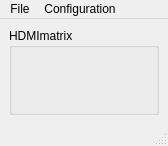
<?xml version="1.0" encoding="UTF-8"?>
<ui version="4.0">
 <class>MainWindow</class>
 <widget class="QMainWindow" name="MainWindow">
  <property name="geometry">
   <rect>
    <x>0</x>
    <y>0</y>
    <width>168</width>
    <height>146</height>
   </rect>
  </property>
  <property name="windowTitle">
   <string>MainWindow</string>
  </property>
  <widget class="QWidget" name="centralwidget">
   <layout class="QVBoxLayout" name="verticalLayout">
    <item>
     <widget class="QGroupBox" name="groupBox">
      <property name="title">
       <string>HDMImatrix</string>
      </property>
      <layout class="QGridLayout" name="gridLayout">
       <item row="0" column="0">
        <widget class="QLabel" name="label">
         <property name="text">
          <string/>
         </property>
        </widget>
       </item>
      </layout>
     </widget>
    </item>
   </layout>
  </widget>
  <widget class="QMenuBar" name="menubar">
   <property name="geometry">
    <rect>
     <x>0</x>
     <y>0</y>
     <width>168</width>
     <height>19</height>
    </rect>
   </property>
   <widget class="QMenu" name="menuFile">
    <property name="title">
     <string>File</string>
    </property>
    <addaction name="actionRead_Settings"/>
    <addaction name="separator"/>
    <addaction name="actionQuit"/>
   </widget>
   <widget class="QMenu" name="menuConfiguration">
    <property name="title">
     <string>Configuration</string>
    </property>
    <widget class="QMenu" name="menuSerial_Ports">
     <property name="title">
      <string>Serial Ports</string>
     </property>
     <addaction name="actionRescan"/>
     <addaction name="separator"/>
    </widget>
    <addaction name="menuSerial_Ports"/>
   </widget>
   <addaction name="menuFile"/>
   <addaction name="menuConfiguration"/>
  </widget>
  <widget class="QStatusBar" name="statusbar"/>
  <action name="actionQuit">
   <property name="text">
    <string>Quit</string>
   </property>
   <property name="shortcut">
    <string>Ctrl+Q</string>
   </property>
  </action>
  <action name="actionRescan">
   <property name="text">
    <string>Rescan</string>
   </property>
   <property name="statusTip">
    <string>rescan status</string>
   </property>
  </action>
  <action name="actionRead_Settings">
   <property name="text">
    <string>Read Settings</string>
   </property>
  </action>
 </widget>
 <resources/>
 <connections/>
</ui>
